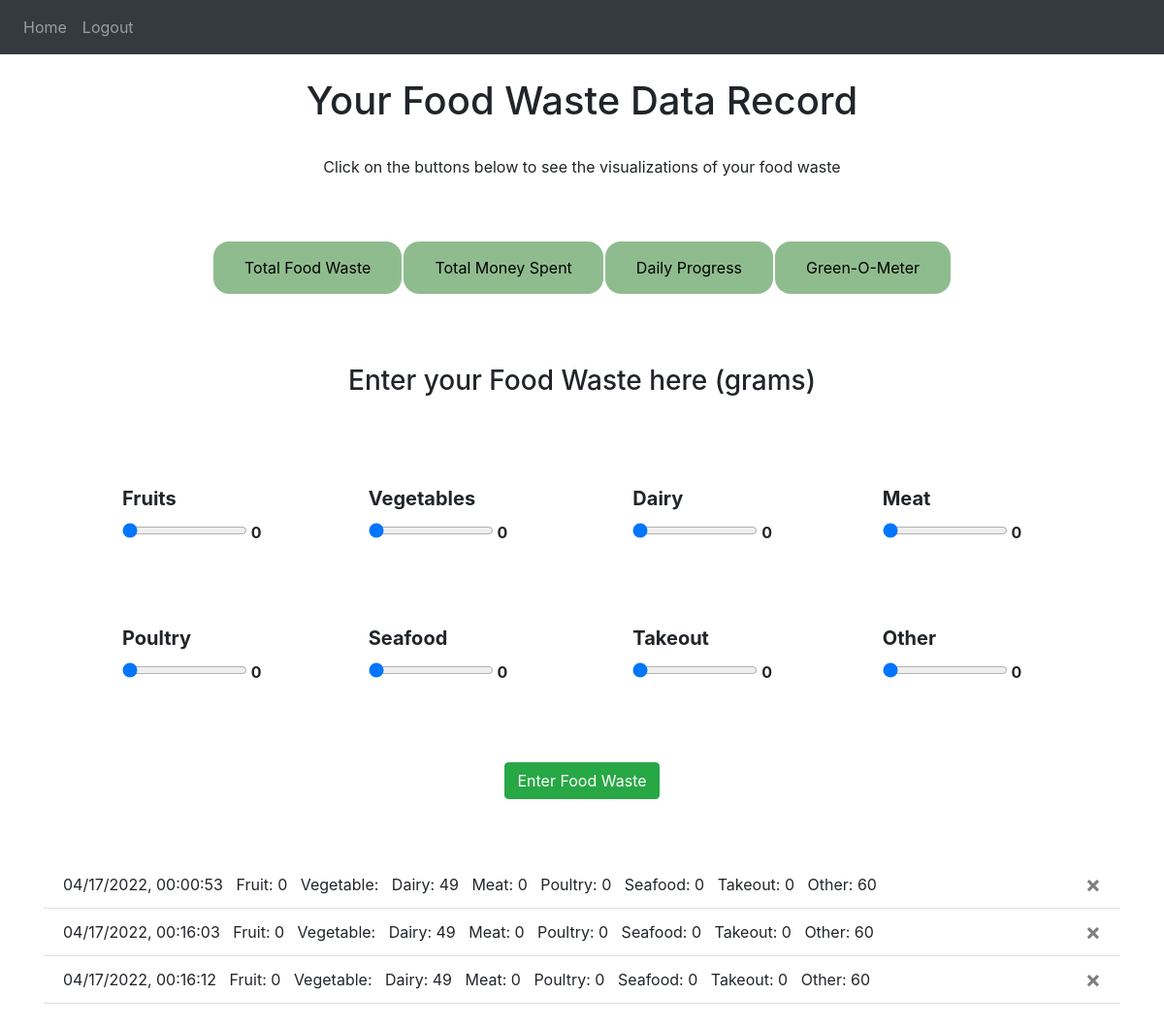
The app's page / (signed in) with its own data.
### website/models.py (models this page shows)
@dataclass
class UserFoodWaste(db.Model):
    user_id = db.Column(db.Integer, db.ForeignKey('user.id'))
    id = db.Column(db.Integer, primary_key=True)
    date = db.Column(db.DateTime(timezone=True), default=datetime.now)
    fruit= db.Column(db.Integer)
    veggies = db.Column(db.Integer)
    dairy = db.Column(db.Integer)
    meat = db.Column(db.Integer)
    poultry = db.Column(db.Integer)
    fish_seafood = db.Column(db.Integer)
    takeout = db.Column(db.Integer)
    other = db.Column(db.Integer)
    js_date = db.Column(db.Integer)

### website/views.py (the view, shortened to what this page needs)
@views.route('/', methods=['GET', 'POST'])
@login_required
def home():
    return render_template("home.html", user=current_user)

### website/__init__.py (called while the page is built)
def create_app():
    app = Flask(__name__)
    app.config['SECRET_KEY'] = 'randomstring'
    app.config['SQLALCHEMY_DATABASE_URI'] = f'sqlite:///{DB_NAME}'
    db.init_app(app)
    from .views import views
    from .auth import auth
    app.register_blueprint(views, url_prefix='/')
    app.register_blueprint(auth, url_prefix='/')
    from .models import User, Note
    create_database(app)
    login_manager = LoginManager()
    login_manager.login_view = 'auth.login'
    login_manager.init_app(app)
    @login_manager.user_loader
    def load_user(id):
        return User.query.get(int(id))
    return app

### website/templates/home.html (shortened to what this page needs)
{% extends "base.html" %} {% block title %}Home{% endblock %} {% block content
  %}
  <head>
  </head>
  <h1 align="center"> Your Food Waste Data Record</h1>
  <br />
  <p style="text-align: center;">Click on the buttons below to see the visualizations of your food waste</p>
  <br />
  <br />
  <div align="center">
    <table>
      <tr>
        <th>
          <form method="POST">
            <button type='button' class='buttonToggle' id='btn_one'  onclick="showFoodWasteClick()">
              Total Food Waste
            </button>
          </form>
        </th>
        <th>
          <form method="POST">
              <button type="button" class="buttonToggle" id="btn_two" onclick="showMoneyWasteClick()">
                Total Money Spent
              </button>
          </form>
        </th>
        <th>
          <form method="POST">
              <button type="button" class="buttonToggle" id="btn_four" onclick="showDailyWasteClick()">
                Daily Progress
              </button>
          </form>
        </th>
        <th>
          <form method="POST">
              <button type="button" class="buttonToggle" id="btn_three" onclick="showGOMClick()">
                Green-O-Meter
              </button>
          </form>
        </th>
      </tr>
    </table>
  </div>
  <br />
  <form method="POST">
    <br/>
    <br/>
    <h3 style="text-align: center">Enter your Food Waste here (grams)</h3>
    <table id="sliderContainer">
      <tr>
      <th id="th_slider">
        <label for="fruit">Fruits</label>
        <input
          type="range"
          name="fruit"
          min="0"
          max="100"
          value="0"
          class="myslider"
          id="fruit"
          oninput="outputUpdate(value, 'fruit_val')"
        />
        <output for="fruit" id="fruit_val">0</output>
      </th>
      <th id="th_slider">
        <label for="veggies">Vegetables</label>
        <input
          type="range"
          name="veggies"
          min="0"
          max="100"
          value="0"
          class="myslider"
          id="veggies"
          oninput="outputUpdate(value, 'veggie_val')"
        />
        <output for="veggies" id="veggie_val">0</output>
      </th>
    <th id="th_slider">
      <label for="dairy">Dairy</label>
      <input
        type="range"
        name="dairy"
        min="0"
        max="100"
        value="0"
        class="myslider"
        id="dairy"
        oninput="outputUpdate(value, 'dairy_val')"
      />
      <output for="dairy" id="dairy_val">0</output>
    </th>
    <th id="th_slider">
      <label for="meat">Meat</label>
      <input
        type="range"
        name="meat"
        min="0"
        max="100"
        value="0"
        class="myslider"
        id="meat"
        oninput="outputUpdate(value, 'meat_val')"
      />
      <output for="meat" id="meat_val">0</output>
    </th>
    </tr>
    <tr>
    <th id="th_slider">
      <label for="poultry">Poultry</label>
      <input
        type="range"
        name="poultry"
        min="0"
        max="100"
        value="0"
        class="myslider"
        id="poultry"
        oninput="outputUpdate(value, 'poultry_val')"
      />
      <output for="poultry" id="poultry_val">0</output>
    </th>
    <th id="th_slider">
      <label for="fish_seafood">Seafood</label>
      <input
        type="range"
        name="fish_seafood"
        min="0"
        max="100"
        value="0"
        class="myslider"
        id="fish_seafood"
        oninput="outputUpdate(value, 'fish_seafood_val')"
      />
      <output for="fish_seafood" id="fish_seafood_val">0</output>
    </th>
    <th id="th_slider">
      <label for="takeout">Takeout</label>
      <input
        type="range"
        name="takeout"
        min="0"
        max="100"
        value="0"
        class="myslider"
        id="takeout"
        oninput="outputUpdate(value, 'takeout_val')"
      />
      <output for="takeout" id="takeout_val">0</output>
    </th>
    <th id="th_slider">
      <label for="other">Other</label>
      <input
        type="range"
        name="other"
        min="0"
        max="100"
        value="0"
        class="myslider"
        id="other"
        oninput="outputUpdate(value, 'other_val')"
      />
      <output for="other" id="other_val">0</output>
     </th>
    </tr>
  </table>
    <div align="center">
      <button type="submit" class="btn btn-success">Enter Food Waste</button>
    </div>
    <br />
    <br />
    <ul class="list-group list-group-flush" id="notes">
      {% for day in user.foodWaste %}
      <li class="list-group-item">
        {{ day.date.strftime("%m/%d/%Y, %H:%M:%S") }}
        &nbsp
        Fruit: {{day.fruit}}
        &nbsp
        Vegetable: {{day.vegetables}}
        &nbsp
        Dairy: {{day.dairy}}
        &nbsp
        Meat: {{day.meat}}
        &nbsp
        Poultry: {{day.poultry}}
        &nbsp
        Seafood: {{day.fish_seafood}}
        &nbsp
        Takeout: {{day.takeout}}
        &nbsp
        Other: {{day.other}}
        <button type="button" class="close" onClick="deleteNote({{ day.id }})">
          <span aria-hidden="true">&times;</span>
        </button>
      </li>
      {% endfor %}
    </ul>
    <br/>
  </form>
  {% endblock %}

### website/templates/home.html (style rules this page uses)
.buttonToggle { border-radius: 16px; background-color: darkseagreen; color:black; border: none; padding: 15px 32px; }
label { font-size: 20px; }
#th_slider { margin:10px; }
#sliderContainer { border-collapse:separate; border-spacing:5em; }

### records on screen
UserFoodWaste: date "04/17/2022, 00:00:53", fruit "0", dairy "49", meat "0", poultry "0", fish_seafood "0", takeout "0", other "60"
UserFoodWaste: date "04/17/2022, 00:16:03", fruit "0", dairy "49", meat "0", poultry "0", fish_seafood "0", takeout "0", other "60"
UserFoodWaste: date "04/17/2022, 00:16:12", fruit "0", dairy "49", meat "0", poultry "0", fish_seafood "0", takeout "0", other "60"
